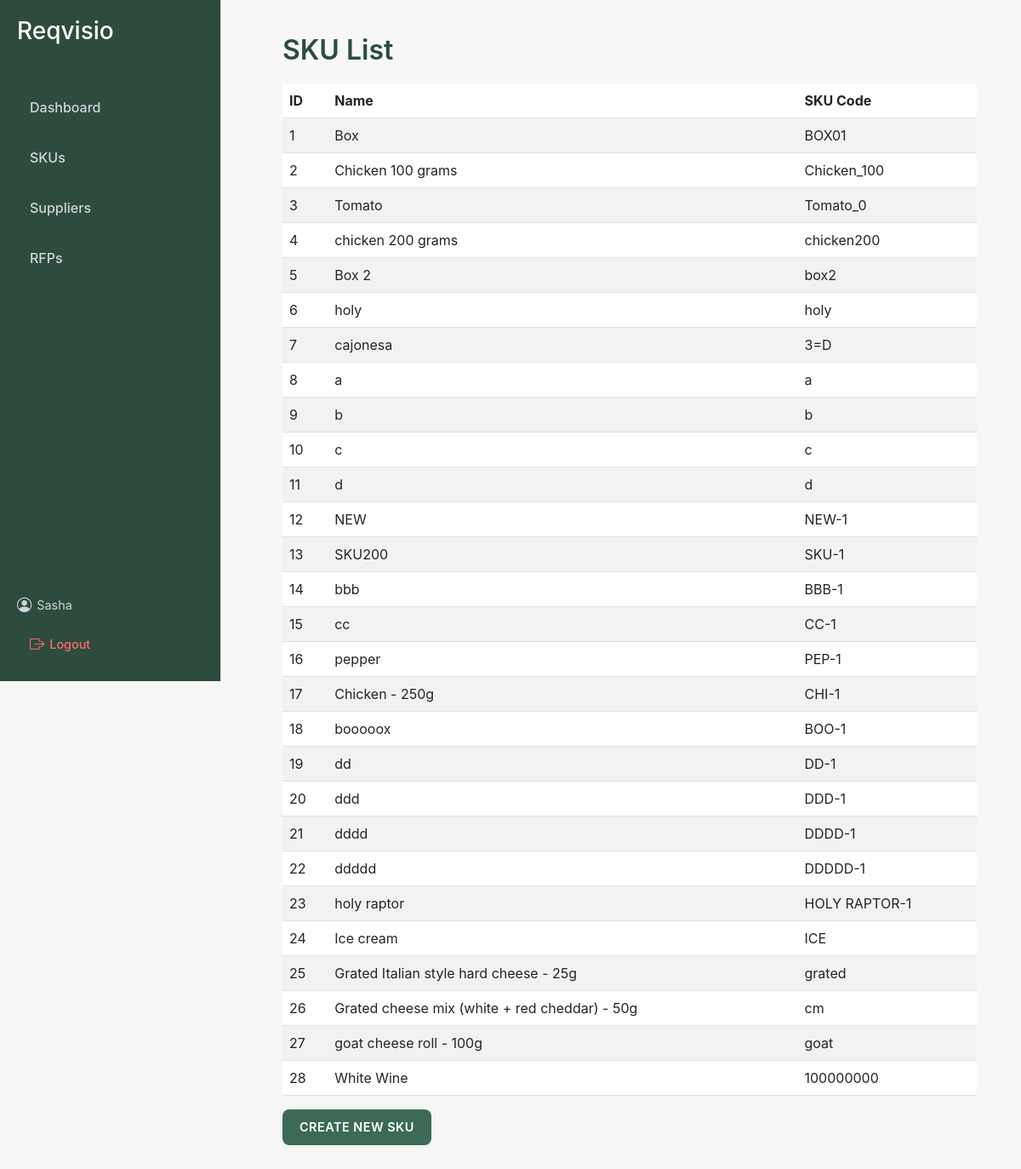
Page /procurement01/skus/ (signed in) on the earlier database version.
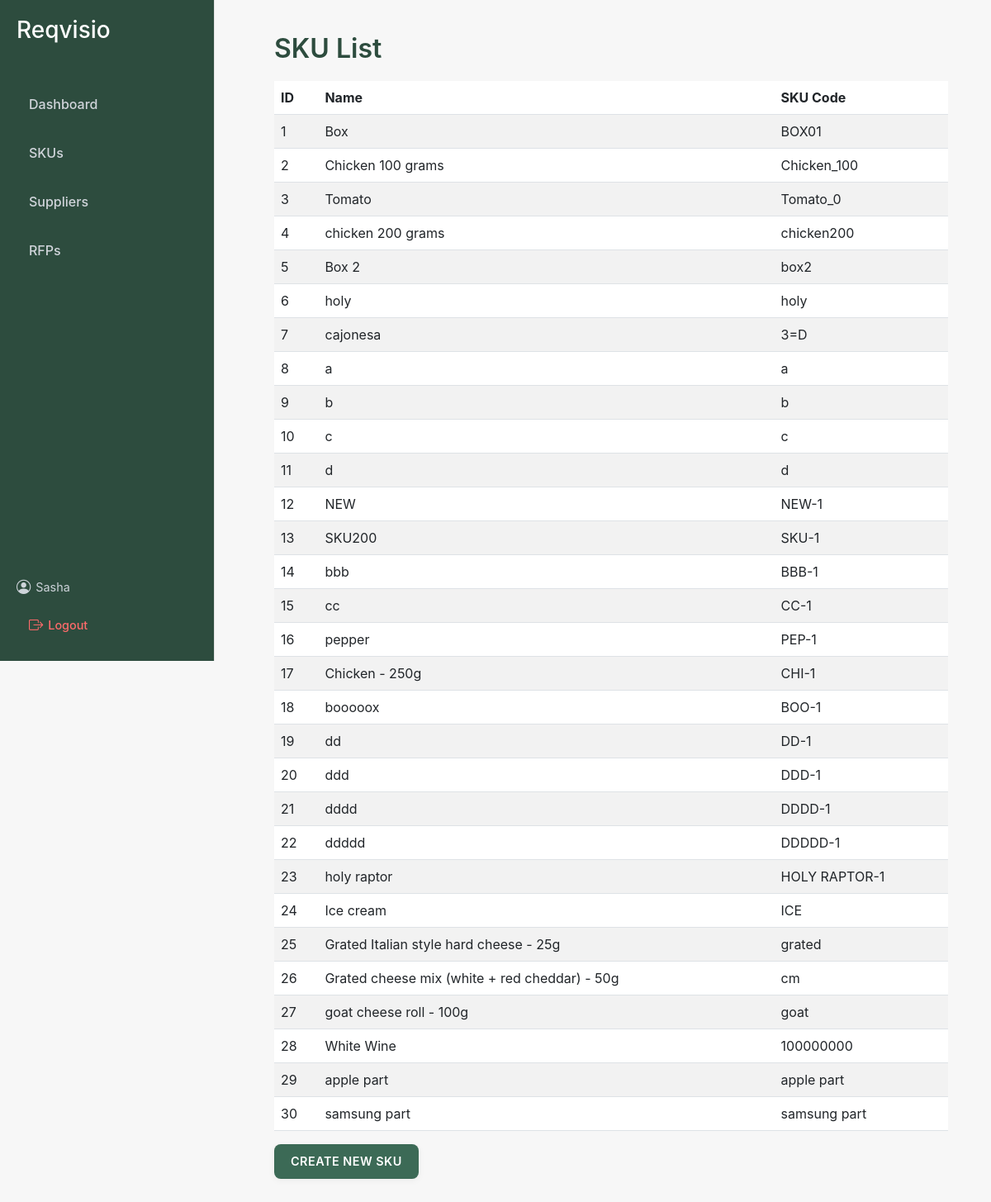
Same page on the later database version.
### procurement01/models.py (models this page shows, shortened)
class CustomUser(AbstractUser):
    company = models.ForeignKey(Company, on_delete=models.CASCADE, null=True)

class SKU(models.Model):
    name = models.CharField(max_length=100)
    sku_code = models.CharField(max_length=50, unique=True)
    company = models.ForeignKey(Company, on_delete=models.CASCADE)
    image_url = models.URLField(blank=True, null=True)  # Optional image URL

### procurement01/views.py (the view)
# urls.py: path('skus/', views.sku_list_view, name='sku_list'),
@login_required
def sku_list_view(request):
    skus = SKU.objects.all()
    return render(request, 'procurement01/sku_list.html', {'skus': skus})

### procurement01/templates/procurement01/sku_list.html (shortened to what this page needs)
{% extends 'procurement01/layout.html' %}
{% block content %}
<h2>SKU List</h2>
<table class="table table-striped" id="sku-table">
    <thead>
        <tr>
            <th>ID</th>
            <th>Name</th>
            <th>SKU Code</th>
        </tr>
    </thead>
    <tbody>
        {% for sku in skus %}
        <tr class="clickable-row" data-href="{% url 'sku_detail' sku.id %}">
            <td>{{ sku.id }}</td>
            <td>{{ sku.name }}</td>
            <td>{{ sku.sku_code }}</td>
        </tr>
        {% endfor %}
    </tbody>
</table>
<a href="{% url 'sku_create' %}" class="btn btn-primary">Create New SKU</a>
{% endblock %}

### procurement01/templates/procurement01/layout.html (shortened to what this page needs)
{% load static %}
<!DOCTYPE html>
<html lang="en">
<head>
    <link href="https://cdn.jsdelivr.net/npm/bootstrap@5.3.0-alpha3/dist/css/bootstrap.min.css" rel="stylesheet">
    <link href="https://cdn.jsdelivr.net/npm/select2@4.1.0/dist/css/select2.min.css" rel="stylesheet" />
    <link href="https://cdn.jsdelivr.net/npm/choices.js/public/assets/styles/choices.min.css" rel="stylesheet">
    <link href="https://cdn.jsdelivr.net/npm/bootstrap-icons@1.10.0/font/bootstrap-icons.css" rel="stylesheet">
    <link href="{% static 'style.css' %}" rel="stylesheet">
</head>
<body>
    <div class="sidebar d-flex flex-column">
        <h3>Reqvisio</h3>
        {% if user.is_authenticated %}
            {% if user.company.company_type == 'Procurer' %}
                <div class="nav-links">
                    <a href="{% url 'dashboard' %}">Dashboard</a>
                    <a href="{% url 'sku_list' %}">SKUs</a>
                    <a href="{% url 'supplier_list' %}">Suppliers</a>
                    <a href="{% url 'rfp_list' %}">RFPs</a>
                </div>
                <div class="user-info mt-auto">
                    <span><i class="bi bi-person-circle"></i> {{ user.username }}</span>
                    <a href="{% url 'logout' %}" class="logout-link"><i class="bi bi-box-arrow-right"></i> Logout</a>
                </div>
            {% endif %}
        {% endif %}
    </div>
    <div class="main-content" id="main-content">
        <div class="container">
            {% block content %}{% endblock %}
        </div>
    </div>
</body>
</html>

### procurement01/static/style.css (style rules this page uses)
body { font-family: -apple-system, BlinkMacSystemFont, "Segoe UI", Roboto, Helvetica, Arial, sans-serif; background-color: #f7f7f7; color: #333; display: flex; margin: 0; padding: 0; overflow-y: auto; }
.main-content { margin-left: 280px; padding: 40px; width: calc(100% - 280px); }
h2 { color: #2d4c3e; font-weight: 600; margin-bottom: 20px; }
.sidebar { width: 260px; background-color: #2d4c3e; height: 100vh; padding: 20px; position: fixed; color: #ffffff; display: flex; flex-direction: column; justify-content: space-between; gap: 30px; border-right: 1px solid #e0e0e0; }
.sidebar h3 { margin-bottom: 20px; }
.sidebar .nav-links { display: flex; flex-direction: column; gap: 15px; }
.sidebar a { text-decoration: none; color: #d1d5db; font-size: 1em; font-weight: 500; padding: 10px 15px; border-radius: 8px; transition: background-color 0.3s; }
.sidebar .user-info { display: flex; flex-direction: column; gap: 10px; font-size: 0.9rem; color: #ced4da; margin-top: auto; }
.sidebar .user-info span, .sidebar .logout-link { display: flex; align-items: center; gap: 6px; }
.sidebar .user-info i, .sidebar .logout-link i { font-size: 1.2em; }
.sidebar .logout-link { color: #ff6b6b; text-decoration: none; }
.btn { font-size: 0.9em; border-radius: 8px; padding: 10px 20px; font-weight: 600; text-transform: uppercase; letter-spacing: 0.5px; border: none; box-shadow: 0px 2px 8px rgba(0, 0, 0, 0.05); transition: background-color 0.3s; }
.btn-primary { background-color: #3c6a56; color: #ffffff; }
.btn-primary { background-color: #3c6a56; border: none; font-weight: 600; text-transform: uppercase; padding: 10px 20px; border-radius: 8px; transition: background-color 0.3s; }
.btn-primary { background-color: #3c6a56; border-color: #3c6a56; }
.table tbody tr { cursor: pointer; transition: background-color 0.2s ease; }

Differences in the rows shown:
added SKU: id "29", name "apple part", sku_code "apple part"
added SKU: id "30", name "samsung part", sku_code "samsung part"
